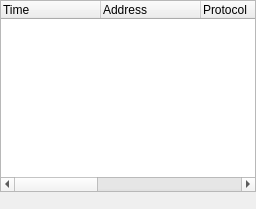
      <widget class="QWidget" name="pagePacketDump">
       <layout class="QGridLayout" name="gridLayout_56">
        <property name="margin">
         <number>0</number>
        </property>
        <property name="spacing">
         <number>0</number>
        </property>
        <item row="0" column="0">
         <widget class="QTreeWidget" name="treeWidgetPacketDump">
          <property name="showDropIndicator" stdset="0">
           <bool>false</bool>
          </property>
          <property name="alternatingRowColors">
           <bool>true</bool>
          </property>
          <property name="rootIsDecorated">
           <bool>false</bool>
          </property>
          <property name="itemsExpandable">
           <bool>false</bool>
          </property>
          <property name="wordWrap">
           <bool>true</bool>
          </property>
          <column>
           <property name="text">
            <string>Time</string>
           </property>
          </column>
          <column>
           <property name="text">
            <string>Address</string>
           </property>
          </column>
          <column>
           <property name="text">
            <string>Protocol</string>
           </property>
          </column>
          <column>
           <property name="text">
            <string>Type</string>
           </property>
          </column>
          <column>
           <property name="text">
            <string>TTL/Hops</string>
           </property>
          </column>
          <column>
           <property name="text">
            <string>HEX</string>
           </property>
          </column>
          <column>
           <property name="text">
            <string>ASCII</string>
           </property>
          </column>
         </widget>
        </item>
        <item row="1" column="0">
         <widget class="QFrame" name="toolFramePacketDump">
          <property name="styleSheet">
           <string notr="true">QToolButton {
    border: 1px solid transparent;
    background-color: transparent;
}

 QToolButton:pressed {
     background-color: qlineargradient(x1: 0, y1: 0, x2: 0, y2: 1,
                                       stop: 0 #dadbde, stop: 1 #f6f7fa);
 }

QToolButton:checked {
     border: 1px solid rgb(78, 96, 255);
     background-color: qlineargradient(x1: 0, y1: 0, x2: 0, y2: 1,
                                       stop: 0 #dadbde, stop: 1 #f6f7fa);
}

 QToolButton:hover {
     border: 1px solid rgb(78, 96, 255);
     background-color: qlineargradient(x1: 0, y1: 0, x2: 0, y2: 1,
                                       stop: 0 #dadbde, stop: 1 #f6f7fa);
 }
 QToolButton[popupMode=&quot;1&quot;] { /* only for MenuButtonPopup */
     padding-right: 20px; /* make way for the popup button */
 }

/* the subcontrols below are used only in the MenuButtonPopup mode */
 QToolButton::menu-button {
     border: 1px solid transparent;
     /* 16px width + 4px for border = 20px allocated above */
     width: 16px;
 }

QToolButton::menu-button:hover {
    border: 1px solid rgb(78, 96, 255);
	border-left-color: 1px solid transparent;
     /* 16px width + 4px for border = 20px allocated above */
     width: 16px;
 }

 QToolButton::menu-arrow:open {
     top: 1px; left: 1px; /* shift it a bit */
 }</string>
          </property>
          <property name="frameShape">
           <enum>QFrame::NoFrame</enum>
          </property>
          <property name="frameShadow">
           <enum>QFrame::Raised</enum>
          </property>
          <layout class="QGridLayout" name="gridLayout_55">
           <property name="margin">
            <number>0</number>
           </property>
           <property name="spacing">
            <number>0</number>
           </property>
           <item row="0" column="0">
            <widget class="QToolBar" name="toolBarPacketDump">
             <property name="styleSheet">
              <string notr="true">QToolBar {
	border-color: 2px solid transparent;
}</string>
             </property>
             <property name="iconSize">
              <size>
               <width>16</width>
               <height>16</height>
              </size>
             </property>
             <property name="toolButtonStyle">
              <enum>Qt::ToolButtonTextBesideIcon</enum>
             </property>
             <addaction name="actionPacketDumpPauseDisplay"/>
             <addaction name="actionPacketDumpClearBuffer"/>
            </widget>
           </item>
          </layout>
         </widget>
        </item>
       </layout>
      </widget>
